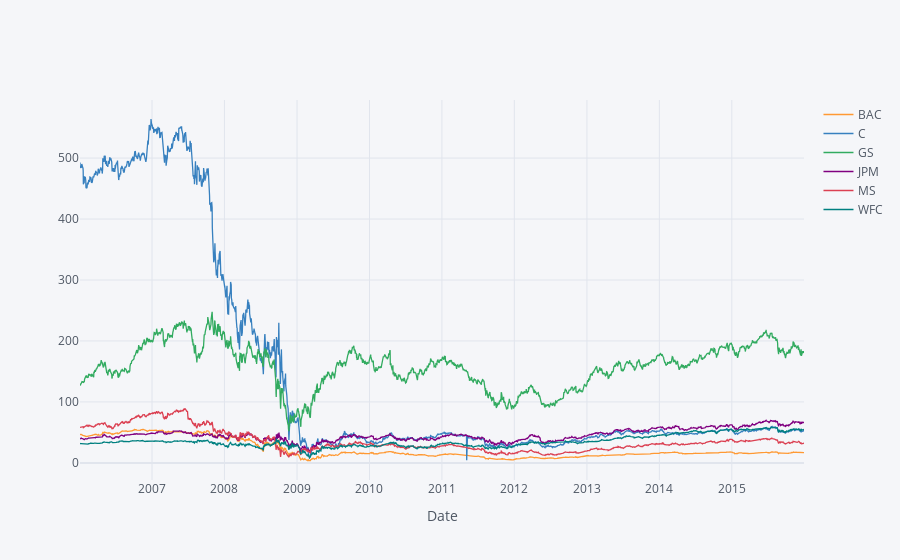

Here is the notebook cell this chart was saved with:
### Markdown cell above
**Create a line plot showing Close price for each bank for the entire index of time. (Hint: Try using a for loop, or use [.xs](http://pandas.pydata.org/pandas-docs/stable/generated/pandas.DataFrame.xs.html) to get a cross section of the data.)**

### Code cell
cls_all_banks = bank_stocks.xs(('Close'),axis=1, level=1)
cls_all_banks.iplot(xTitle = 'Date')

### Figure 1 — Plotly figure (JSON) as saved in the notebook; plotly's stock layout.template omitted (floating-point values rounded to 4 significant figures; data arrays with more than 128 entries replaced by an {"elided": "..."} marker saying what was removed)
{"data": [{"line": {"color": "rgba(255, 153, 51, 1.0)", "dash": "solid", "shape": "linear", "width": 1.3}, "mode": "lines", "name": "BAC", "text": "", "type": "scatter", "x": {"elided": "2517 str values"}, "y": {"elided": "2517 float values"}}, {"line": {"color": "rgba(55, 128, 191, 1.0)", "dash": "solid", "shape": "linear", "width": 1.3}, "mode": "lines", "name": "C", "text": "", "type": "scatter", "x": {"elided": "2517 str values"}, "y": {"elided": "2517 float values"}}, {"line": {"color": "rgba(50, 171, 96, 1.0)", "dash": "solid", "shape": "linear", "width": 1.3}, "mode": "lines", "name": "GS", "text": "", "type": "scatter", "x": {"elided": "2517 str values"}, "y": {"elided": "2517 float values"}}, {"line": {"color": "rgba(128, 0, 128, 1.0)", "dash": "solid", "shape": "linear", "width": 1.3}, "mode": "lines", "name": "JPM", "text": "", "type": "scatter", "x": {"elided": "2517 str values"}, "y": {"elided": "2517 float values"}}, {"line": {"color": "rgba(219, 64, 82, 1.0)", "dash": "solid", "shape": "linear", "width": 1.3}, "mode": "lines", "name": "MS", "text": "", "type": "scatter", "x": {"elided": "2517 str values"}, "y": {"elided": "2517 float values"}}, {"line": {"color": "rgba(0, 128, 128, 1.0)", "dash": "solid", "shape": "linear", "width": 1.3}, "mode": "lines", "name": "WFC", "text": "", "type": "scatter", "x": {"elided": "2517 str values"}, "y": {"elided": "2517 float values"}}], "layout": {"legend": {"bgcolor": "#F5F6F9", "font": {"color": "#4D5663"}}, "paper_bgcolor": "#F5F6F9", "plot_bgcolor": "#F5F6F9", "title": {"font": {"color": "#4D5663"}}, "xaxis": {"gridcolor": "#E1E5ED", "showgrid": true, "tickfont": {"color": "#4D5663"}, "title": {"font": {"color": "#4D5663"}, "text": "Date"}, "zerolinecolor": "#E1E5ED"}, "yaxis": {"gridcolor": "#E1E5ED", "showgrid": true, "tickfont": {"color": "#4D5663"}, "title": {"font": {"color": "#4D5663"}, "text": ""}, "zerolinecolor": "#E1E5ED"}}}
